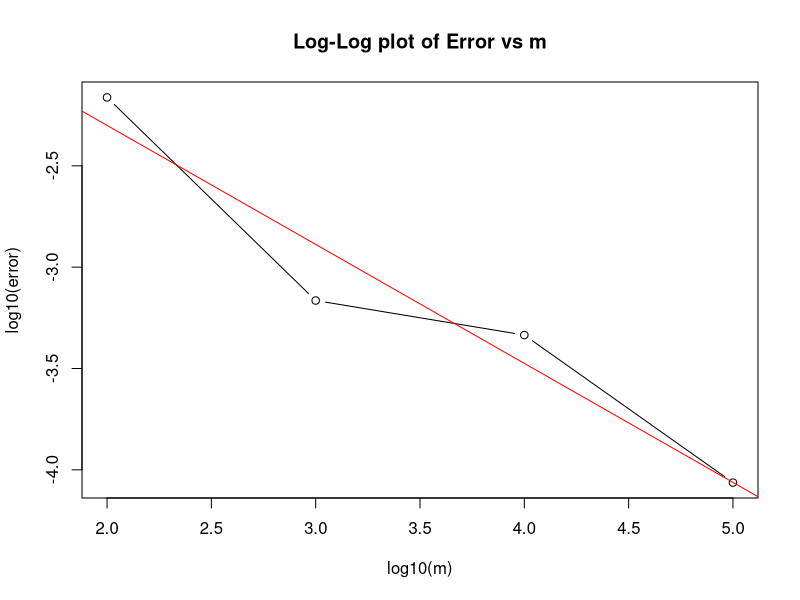

Source code (R):
# Question 1

# 1.c)

theta_true <- exp(-2) - exp(-4)

m_samples <- c(1e2, 1e3, 1e4, 1e5)

theta_sample <- function(m){
    
    running_sum <- 0

    for (i in 1:m){
        set.seed(i)
        x <- runif(1, 2, 4)
        running_sum <- running_sum + exp(-x)
    }

    return((4-2)*running_sum / m)
}

m_sampled_values <- numeric(length(m_samples))

for (i in seq_along(m_samples)){
    m <- m_samples[i]
    m_sampled_values[i] <- theta_sample(m)
}

m_sampled_errors <- abs(m_sampled_values - theta_true)
results <- data.frame(m = m_samples, theta_sampled = m_sampled_values, error = m_sampled_errors)
print(results)

plot(log10(results$m), log10(results$error), type='b', xlab='log10(m)', ylab='log10(error)', main='Log-Log plot of Error vs m')
abline(lm(log10(results$error) ~ log10(results$m)), col='red')

slope <- coef(lm(log10(results$error) ~ log10(results$m)))[2]
cat("Slope of the line in log-log plot:", slope, "\n")

# Question 3

# 3.c)

function_3 <- function(x){
    return(exp(-x))
}

true_3 <- exp(0) - exp(-1)

m_3 <- 1e3
R_3 <- 1e2

# simple MC

simple_MC_3 <- function(m){
    running_sum <- 0

    for (i in 1:m){
        x <- runif(1, 0, 1)
        running_sum <- running_sum + function_3(x)
    }

    return(running_sum / m)
}

simple_MC_values <- simple_MC_3(m_3)

# antithetic MC

antithetic_MC_3 <- function(m){
    running_sum <- 0

    for (i in 1:(m/2)){
        u <- runif(1, 0, 1)
        running_sum <- running_sum + (function_3(1-u) + function_3(u))/2
    }

    return(running_sum / m)
}

antithetic_MC_values <- antithetic_MC_3(m_3)

# generate sample variances

simple_MC_variances <- numeric(R_3)
antithetic_MC_variances <- numeric(R_3)

for (r in 1:R_3) {
    simple_MC_variances[r] <- var(replicate(100, simple_MC_3(m_3)))
    antithetic_MC_variances[r] <- var(replicate(100, antithetic_MC_3(m_3)))
}
cat("Simple MC estimate:", simple_MC_values, "with variance:", mean(simple_MC_variances), "\n")
cat("Antithetic MC estimate:", antithetic_MC_values, "with variance:", mean(antithetic_MC_variances), "\n")
